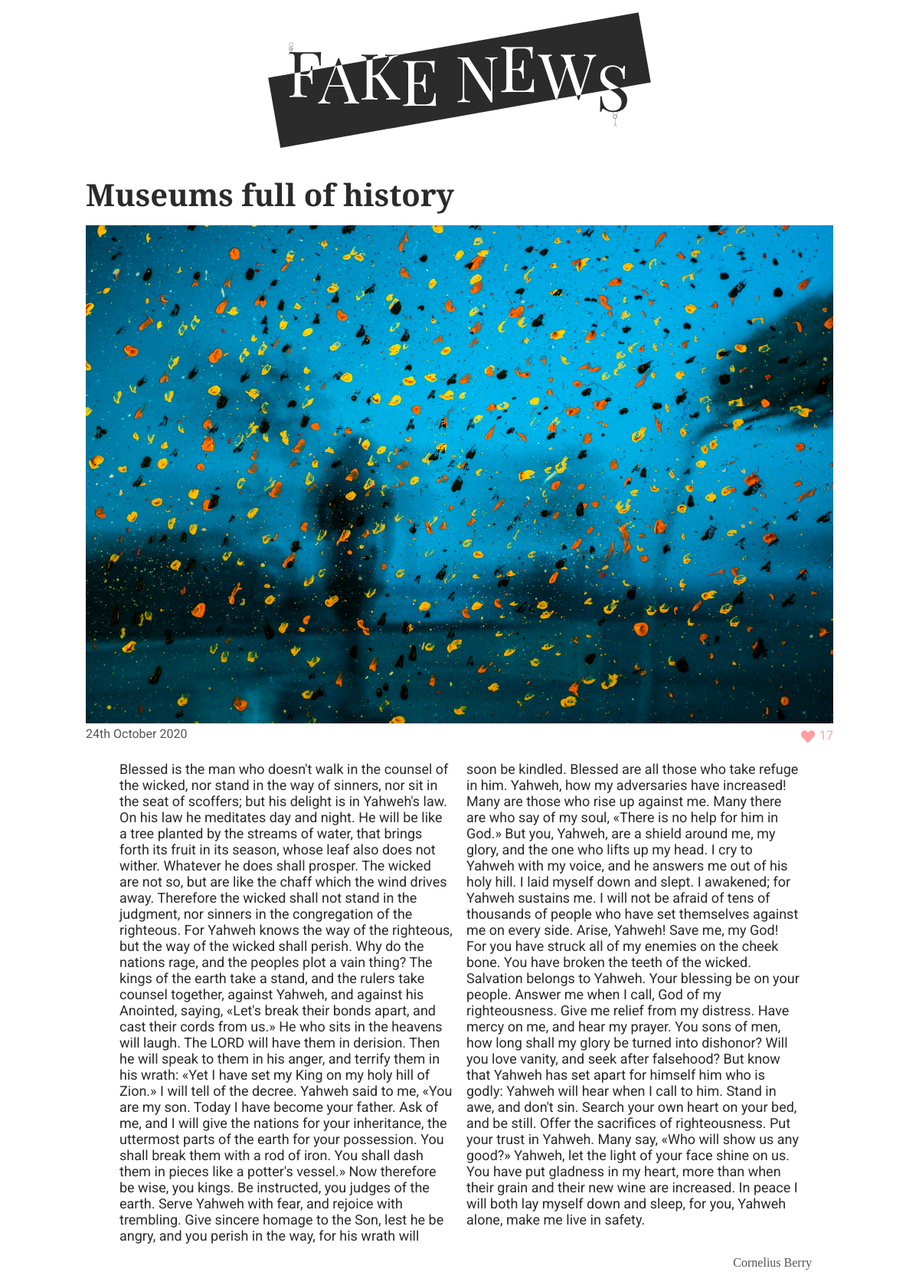
The app's page /article.php?id=4 with its own data.
### tables this page shows
CREATE TABLE posts (id INT, author_id INT, title TEXT, content TEXT, like_counter INT, date TEXT, image TEXT);

CREATE TABLE users (
	user_id INT,
	name TEXT
);

### data.php (called while the page is built, shortened)
<?php
$pdo = new PDO('sqlite:./database/fake_news.db');
$stmnt = $pdo->query('SELECT * FROM posts
INNER JOIN users
ON posts.author_id = users.user_id
ORDER BY date DESC');
$posts = $stmnt->fetchAll(PDO::FETCH_ASSOC);

### functions.php (called while the page is built, shortened)
<?php
require __DIR__ . '/data.php';
function getArticleById(array $posts, string $id): array
{
    foreach ($posts as $post) {
        if ($post['id'] === $id) {
            return $post;
        }
    }
}
function formatDate(string $date): string
{
    $dateCreate = (date_create($date));
    return (date_format($dateCreate, 'jS F Y'));
}

### article.php (the view, shortened to what this page needs)
<?php
require __DIR__ . '/data.php';
require __DIR__ . '/functions.php';
require __DIR__ . '/header.php';
$id = $_GET['id'];
$post = getArticleById($posts, $id);
?>
<main class="main-article">
    <h2 class="title-article"><?= $post['title']; ?></h2>
    <div class="img-box">
        <img class="img-article" src="./img/<?= $post['image']; ?>" alt="article-image"></div>
    <span class="like-span">
        <p class="date"><?= formatDate($post['date']); ?></p>
        <form method="post">
            <input type="submit" name="like" class="like-btn" value="" />
            <label for="like" class="like-text"><?= $post['like_counter']; ?></label>
        </form>
    </span>
    <article class="main-article">
        <p class="content"> <?= $post['content']; ?></p>
        <span class="author-span">
            <p class="author-special"> <?= $post['name']; ?></p>
        </span>
    </article>
</main>
</body>
</html>

### style/global.css (style rules this page uses)
:root { --bg-color: white; --txt-color: #2b2b2b; --author-color: #535455; --likes-color: #ff9e9e; }
* { box-sizing: border-box; margin: 0; padding: 0; cursor: default; }
body { background-color: var(--bg-color); }

### style/index.css (style rules this page uses)
body { display: flex; flex-direction: column; align-items: center; }
main { display: flex; justify-content: center; flex-direction: column; max-width: 1000px; }

### style/article.css (style rules this page uses)
.img-article { width: 100%; }
.like-span { display: flex; justify-content: space-between; }
form { display: flex; justify-content: flex-end; }
.main-article { display: flex; flex-direction: column; padding: 0 0.75rem; margin-top: 1rem; }
.author-span { display: flex; justify-content: flex-end; }
.like-btn { margin-top: 0.3rem; background: url(/img/heart.svg); background-repeat: no-repeat; width: 1.5rem; height: 1.5rem; border: none; cursor: pointer; }

### style/media.css (style rules this page uses)
@media only screen and (min-width: 750px) { .content { columns: 2; } }

### style/typography.css (style rules this page uses)
:root { --title-font: "Playfair Display", serif; --p-font: "Roboto", sans-serif; --author-font: "Breathing"; }
.date { font-size: 1rem; font-family: var(--p-font); color: var(--author-color); }
.title-article { font-size: 2.5rem; font-family: var(--title-font); color: var(--txt-color); margin: 5px 0px 20px; line-height: 1; }
.like-text { font-family: var(--p-font); font-size: 1rem; color: var(--likes-color); margin-top: 2px; }
.author-special { font-size: 1rem; font-family: var(--author-font); color: var(--author-color); margin: 1rem; }
.content { padding: 0 2rem; font-family: var(--p-font); font-size: 18px; color: var(--txt-color); }

### records on screen
posts: title "Museums full of history", image (picture), date "24th October 2020", like_counter "17", content "Blessed is the man who doesn't walk in the counsel of the wicked, nor stand in the way of sinners, nor sit in the seat of scoffers; but his delight is in Yahweh's law. On his law he meditates day and night. He will be like a tree planted by the streams of water, that brings forth its fruit in its season, whose leaf also does not wither. Whatever he does shall prosper. The wicked are not so, but are like the chaff which the wind drives away. Therefore the wicked shall not stand in the judgment, nor sinners in the congregation of the righteous. For Yahweh knows the way of the righteous, but the way of the wicked shall perish. Why do the nations rage, and the peoples plot a vain thing? The…"
users: name "Cornelius Berry"
